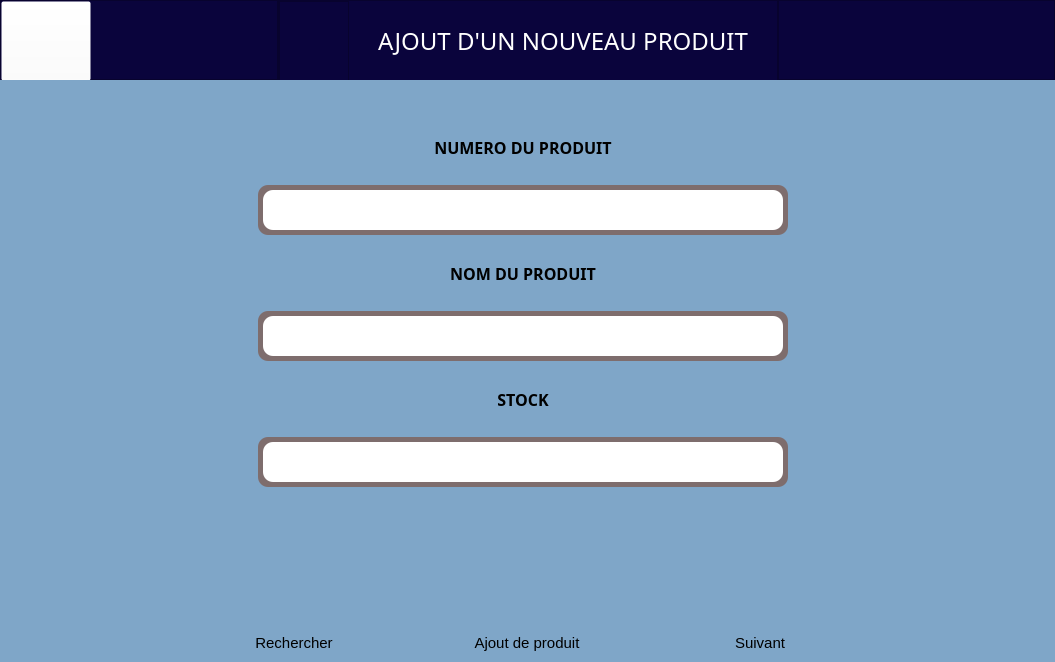
<?xml version="1.0" encoding="UTF-8"?>
<ui version="4.0">
 <class>AjoutProduitClass</class>
 <widget class="QMainWindow" name="AjoutProduitClass">
  <property name="geometry">
   <rect>
    <x>0</x>
    <y>0</y>
    <width>1055</width>
    <height>662</height>
   </rect>
  </property>
  <property name="windowTitle">
   <string>Ajout produit</string>
  </property>
  <property name="windowIcon">
   <iconset resource="GestionStock.qrc">
    <normaloff>:/MenuPrincipal/img/ajouter-un-produit-1.png</normaloff>:/MenuPrincipal/img/ajouter-un-produit-1.png</iconset>
  </property>
  <widget class="QWidget" name="centralWidget">
   <layout class="QVBoxLayout" name="verticalLayout_2">
    <property name="spacing">
     <number>0</number>
    </property>
    <property name="leftMargin">
     <number>0</number>
    </property>
    <property name="topMargin">
     <number>0</number>
    </property>
    <property name="rightMargin">
     <number>0</number>
    </property>
    <property name="bottomMargin">
     <number>0</number>
    </property>
    <item>
     <widget class="QWidget" name="header" native="true">
      <property name="minimumSize">
       <size>
        <width>0</width>
        <height>80</height>
       </size>
      </property>
      <property name="maximumSize">
       <size>
        <width>16777215</width>
        <height>80</height>
       </size>
      </property>
      <property name="styleSheet">
       <string notr="true">background-color: #0A043C;</string>
      </property>
      <layout class="QHBoxLayout" name="horizontalLayout">
       <property name="spacing">
        <number>0</number>
       </property>
       <property name="leftMargin">
        <number>0</number>
       </property>
       <property name="topMargin">
        <number>0</number>
       </property>
       <property name="rightMargin">
        <number>0</number>
       </property>
       <property name="bottomMargin">
        <number>0</number>
       </property>
       <item>
        <widget class="QFrame" name="frame_2">
         <property name="minimumSize">
          <size>
           <width>250</width>
           <height>80</height>
          </size>
         </property>
         <property name="maximumSize">
          <size>
           <width>16777215</width>
           <height>16777215</height>
          </size>
         </property>
         <property name="frameShape">
          <enum>QFrame::StyledPanel</enum>
         </property>
         <property name="frameShadow">
          <enum>QFrame::Raised</enum>
         </property>
         <layout class="QVBoxLayout" name="verticalLayout">
          <property name="spacing">
           <number>0</number>
          </property>
          <property name="leftMargin">
           <number>0</number>
          </property>
          <property name="topMargin">
           <number>0</number>
          </property>
          <property name="rightMargin">
           <number>0</number>
          </property>
          <property name="bottomMargin">
           <number>0</number>
          </property>
          <item>
           <widget class="QPushButton" name="btnRetour">
            <property name="minimumSize">
             <size>
              <width>90</width>
              <height>80</height>
             </size>
            </property>
            <property name="maximumSize">
             <size>
              <width>90</width>
              <height>80</height>
             </size>
            </property>
            <property name="cursor">
             <cursorShape>PointingHandCursor</cursorShape>
            </property>
            <property name="styleSheet">
             <string notr="true">background-color: rgba(255, 255, 255,0);</string>
            </property>
            <property name="text">
             <string/>
            </property>
            <property name="icon">
             <iconset resource="GestionStock.qrc">
              <normaloff>:/AjoutProduit/img/retour.png</normaloff>:/AjoutProduit/img/retour.png</iconset>
            </property>
            <property name="iconSize">
             <size>
              <width>80</width>
              <height>80</height>
             </size>
            </property>
           </widget>
          </item>
         </layout>
        </widget>
       </item>
       <item>
        <widget class="QFrame" name="titleBox">
         <property name="minimumSize">
          <size>
           <width>500</width>
           <height>80</height>
          </size>
         </property>
         <property name="maximumSize">
          <size>
           <width>500</width>
           <height>80</height>
          </size>
         </property>
         <property name="frameShape">
          <enum>QFrame::StyledPanel</enum>
         </property>
         <property name="frameShadow">
          <enum>QFrame::Raised</enum>
         </property>
         <layout class="QHBoxLayout" name="horizontalLayout_2">
          <property name="spacing">
           <number>0</number>
          </property>
          <property name="leftMargin">
           <number>0</number>
          </property>
          <property name="topMargin">
           <number>0</number>
          </property>
          <property name="rightMargin">
           <number>0</number>
          </property>
          <property name="bottomMargin">
           <number>0</number>
          </property>
          <item>
           <widget class="QFrame" name="frame_4">
            <property name="minimumSize">
             <size>
              <width>70</width>
              <height>80</height>
             </size>
            </property>
            <property name="maximumSize">
             <size>
              <width>70</width>
              <height>80</height>
             </size>
            </property>
            <property name="styleSheet">
             <string notr="true">border-image: url(:/AjoutProduit/img/ajout de produit - 2.png);</string>
            </property>
            <property name="frameShape">
             <enum>QFrame::StyledPanel</enum>
            </property>
            <property name="frameShadow">
             <enum>QFrame::Raised</enum>
            </property>
           </widget>
          </item>
          <item>
           <widget class="QLabel" name="label">
            <property name="minimumSize">
             <size>
              <width>400</width>
              <height>80</height>
             </size>
            </property>
            <property name="maximumSize">
             <size>
              <width>16777215</width>
              <height>80</height>
             </size>
            </property>
            <property name="font">
             <font>
              <family>Andalan</family>
              <pointsize>18</pointsize>
             </font>
            </property>
            <property name="styleSheet">
             <string notr="true">color: #ffffff;</string>
            </property>
            <property name="text">
             <string>AJOUT D'UN NOUVEAU PRODUIT</string>
            </property>
            <property name="alignment">
             <set>Qt::AlignCenter</set>
            </property>
           </widget>
          </item>
         </layout>
        </widget>
       </item>
       <item>
        <widget class="QFrame" name="frame">
         <property name="minimumSize">
          <size>
           <width>250</width>
           <height>80</height>
          </size>
         </property>
         <property name="maximumSize">
          <size>
           <width>16777215</width>
           <height>16777215</height>
          </size>
         </property>
         <property name="frameShape">
          <enum>QFrame::StyledPanel</enum>
         </property>
         <property name="frameShadow">
          <enum>QFrame::Raised</enum>
         </property>
        </widget>
       </item>
      </layout>
     </widget>
    </item>
    <item>
     <widget class="QWidget" name="main" native="true">
      <property name="cursor">
       <cursorShape>ArrowCursor</cursorShape>
      </property>
      <property name="styleSheet">
       <string notr="true">background-color: #7FA6C8;</string>
      </property>
      <layout class="QVBoxLayout">
       <property name="spacing">
        <number>0</number>
       </property>
       <property name="bottomMargin">
        <number>10</number>
       </property>
       <item>
        <widget class="QWidget" name="horizontalWidget" native="true">
         <property name="minimumSize">
          <size>
           <width>200</width>
           <height>0</height>
          </size>
         </property>
         <layout class="QHBoxLayout" name="horizontalLayout_4">
          <item>
           <widget class="QWidget" name="verticalWidget" native="true">
            <property name="minimumSize">
             <size>
              <width>200</width>
              <height>0</height>
             </size>
            </property>
            <property name="maximumSize">
             <size>
              <width>16777215</width>
              <height>16777215</height>
             </size>
            </property>
            <layout class="QVBoxLayout" name="verticalLayout_13"/>
           </widget>
          </item>
          <item>
           <widget class="QFrame" name="verticalFrame">
            <property name="minimumSize">
             <size>
              <width>580</width>
              <height>400</height>
             </size>
            </property>
            <property name="maximumSize">
             <size>
              <width>580</width>
              <height>400</height>
             </size>
            </property>
            <layout class="QVBoxLayout" name="verticalLayout_3">
             <property name="leftMargin">
              <number>20</number>
             </property>
             <property name="rightMargin">
              <number>30</number>
             </property>
             <item>
              <widget class="QLabel" name="label_3">
               <property name="minimumSize">
                <size>
                 <width>0</width>
                 <height>60</height>
                </size>
               </property>
               <property name="maximumSize">
                <size>
                 <width>16777215</width>
                 <height>60</height>
                </size>
               </property>
               <property name="font">
                <font>
                 <family>Couture</family>
                 <pointsize>12</pointsize>
                 <bold>true</bold>
                </font>
               </property>
               <property name="text">
                <string>NUMERO DU PRODUIT</string>
               </property>
               <property name="alignment">
                <set>Qt::AlignCenter</set>
               </property>
              </widget>
             </item>
             <item>
              <widget class="QFrame" name="input2">
               <property name="minimumSize">
                <size>
                 <width>0</width>
                 <height>50</height>
                </size>
               </property>
               <property name="maximumSize">
                <size>
                 <width>16777215</width>
                 <height>50</height>
                </size>
               </property>
               <property name="styleSheet">
                <string notr="true">background-color: #7E6D6D;
border-radius: 10px;</string>
               </property>
               <property name="frameShape">
                <enum>QFrame::StyledPanel</enum>
               </property>
               <property name="frameShadow">
                <enum>QFrame::Raised</enum>
               </property>
               <layout class="QVBoxLayout" name="verticalLayout_5">
                <property name="leftMargin">
                 <number>5</number>
                </property>
                <property name="topMargin">
                 <number>5</number>
                </property>
                <property name="rightMargin">
                 <number>5</number>
                </property>
                <property name="bottomMargin">
                 <number>5</number>
                </property>
                <item>
                 <widget class="QLineEdit" name="leNumProduit">
                  <property name="minimumSize">
                   <size>
                    <width>0</width>
                    <height>40</height>
                   </size>
                  </property>
                  <property name="maximumSize">
                   <size>
                    <width>16777215</width>
                    <height>40</height>
                   </size>
                  </property>
                  <property name="font">
                   <font>
                    <pointsize>12</pointsize>
                   </font>
                  </property>
                  <property name="styleSheet">
                   <string notr="true">background-color: #ffffff;
padding-left: 5px;</string>
                  </property>
                 </widget>
                </item>
               </layout>
              </widget>
             </item>
             <item>
              <widget class="QLabel" name="label_2">
               <property name="minimumSize">
                <size>
                 <width>0</width>
                 <height>60</height>
                </size>
               </property>
               <property name="maximumSize">
                <size>
                 <width>16777215</width>
                 <height>60</height>
                </size>
               </property>
               <property name="font">
                <font>
                 <family>Couture</family>
                 <pointsize>12</pointsize>
                 <bold>true</bold>
                </font>
               </property>
               <property name="styleSheet">
                <string notr="true"/>
               </property>
               <property name="text">
                <string>NOM DU PRODUIT</string>
               </property>
               <property name="alignment">
                <set>Qt::AlignCenter</set>
               </property>
              </widget>
             </item>
             <item>
              <widget class="QFrame" name="input1">
               <property name="minimumSize">
                <size>
                 <width>0</width>
                 <height>50</height>
                </size>
               </property>
               <property name="maximumSize">
                <size>
                 <width>16777215</width>
                 <height>50</height>
                </size>
               </property>
               <property name="styleSheet">
                <string notr="true">background-color: #7E6D6D;
border-radius: 10px;</string>
               </property>
               <property name="frameShape">
                <enum>QFrame::StyledPanel</enum>
               </property>
               <property name="frameShadow">
                <enum>QFrame::Raised</enum>
               </property>
               <layout class="QVBoxLayout" name="verticalLayout_4">
                <property name="spacing">
                 <number>6</number>
                </property>
                <property name="leftMargin">
                 <number>5</number>
                </property>
                <property name="topMargin">
                 <number>5</number>
                </property>
                <property name="rightMargin">
                 <number>5</number>
                </property>
                <property name="bottomMargin">
                 <number>5</number>
                </property>
                <item>
                 <widget class="QLineEdit" name="leNomProduit">
                  <property name="minimumSize">
                   <size>
                    <width>0</width>
                    <height>40</height>
                   </size>
                  </property>
                  <property name="maximumSize">
                   <size>
                    <width>16777215</width>
                    <height>40</height>
                   </size>
                  </property>
                  <property name="font">
                   <font>
                    <pointsize>12</pointsize>
                   </font>
                  </property>
                  <property name="styleSheet">
                   <string notr="true">background-color: #ffffff;
padding-left: 5px;</string>
                  </property>
                 </widget>
                </item>
               </layout>
              </widget>
             </item>
             <item>
              <widget class="QLabel" name="label_4">
               <property name="minimumSize">
                <size>
                 <width>0</width>
                 <height>60</height>
                </size>
               </property>
               <property name="maximumSize">
                <size>
                 <width>16777215</width>
                 <height>60</height>
                </size>
               </property>
               <property name="font">
                <font>
                 <family>Couture</family>
                 <pointsize>12</pointsize>
                 <bold>true</bold>
                </font>
               </property>
               <property name="text">
                <string>STOCK</string>
               </property>
               <property name="alignment">
                <set>Qt::AlignCenter</set>
               </property>
              </widget>
             </item>
             <item>
              <widget class="QFrame" name="input3">
               <property name="minimumSize">
                <size>
                 <width>0</width>
                 <height>50</height>
                </size>
               </property>
               <property name="maximumSize">
                <size>
                 <width>16777215</width>
                 <height>50</height>
                </size>
               </property>
               <property name="styleSheet">
                <string notr="true">background-color: #7E6D6D;
border-radius: 10px;</string>
               </property>
               <property name="frameShape">
                <enum>QFrame::StyledPanel</enum>
               </property>
               <property name="frameShadow">
                <enum>QFrame::Raised</enum>
               </property>
               <layout class="QVBoxLayout" name="verticalLayout_6">
                <property name="leftMargin">
                 <number>5</number>
                </property>
                <property name="topMargin">
                 <number>5</number>
                </property>
                <property name="rightMargin">
                 <number>5</number>
                </property>
                <property name="bottomMargin">
                 <number>5</number>
                </property>
                <item>
                 <widget class="QLineEdit" name="leNbrStock">
                  <property name="minimumSize">
                   <size>
                    <width>0</width>
                    <height>40</height>
                   </size>
                  </property>
                  <property name="maximumSize">
                   <size>
                    <width>16777215</width>
                    <height>40</height>
                   </size>
                  </property>
                  <property name="font">
                   <font>
                    <pointsize>12</pointsize>
                   </font>
                  </property>
                  <property name="styleSheet">
                   <string notr="true">background-color: #ffffff;
padding-left: 5px;</string>
                  </property>
                 </widget>
                </item>
               </layout>
              </widget>
             </item>
            </layout>
           </widget>
          </item>
          <item>
           <widget class="QWidget" name="verticalWidget_2" native="true">
            <property name="minimumSize">
             <size>
              <width>200</width>
              <height>0</height>
             </size>
            </property>
            <property name="maximumSize">
             <size>
              <width>16777215</width>
              <height>16777215</height>
             </size>
            </property>
            <layout class="QVBoxLayout" name="verticalLayout_12"/>
           </widget>
          </item>
         </layout>
        </widget>
       </item>
       <item>
        <widget class="QWidget" name="verticalWidget_3" native="true">
         <property name="minimumSize">
          <size>
           <width>0</width>
           <height>135</height>
          </size>
         </property>
         <property name="maximumSize">
          <size>
           <width>16777215</width>
           <height>135</height>
          </size>
         </property>
         <layout class="QHBoxLayout" name="horizontalLayout_3">
          <property name="spacing">
           <number>0</number>
          </property>
          <property name="leftMargin">
           <number>125</number>
          </property>
          <property name="rightMargin">
           <number>125</number>
          </property>
          <property name="bottomMargin">
           <number>9</number>
          </property>
          <item>
           <widget class="QWidget" name="block_recherche" native="true">
            <property name="minimumSize">
             <size>
              <width>150</width>
              <height>135</height>
             </size>
            </property>
            <property name="maximumSize">
             <size>
              <width>150</width>
              <height>135</height>
             </size>
            </property>
            <property name="styleSheet">
             <string notr="true">*{background-color:transparent;
border-radius:15px;
transition:1s;
}
*:hover {
  background-color: #C8DBBE;
}
</string>
            </property>
            <layout class="QVBoxLayout" name="verticalLayout_8">
             <property name="spacing">
              <number>0</number>
             </property>
             <property name="bottomMargin">
              <number>5</number>
             </property>
             <item>
              <widget class="QPushButton" name="btnRechercher">
               <property name="minimumSize">
                <size>
                 <width>0</width>
                 <height>90</height>
                </size>
               </property>
               <property name="maximumSize">
                <size>
                 <width>16777215</width>
                 <height>90</height>
                </size>
               </property>
               <property name="cursor">
                <cursorShape>PointingHandCursor</cursorShape>
               </property>
               <property name="styleSheet">
                <string notr="true">background-color: rgba(255, 255, 255,0);</string>
               </property>
               <property name="text">
                <string/>
               </property>
               <property name="icon">
                <iconset resource="GestionStock.qrc">
                 <normaloff>:/AjoutProduit/img/loupe.png</normaloff>:/AjoutProduit/img/loupe.png</iconset>
               </property>
               <property name="iconSize">
                <size>
                 <width>70</width>
                 <height>70</height>
                </size>
               </property>
              </widget>
             </item>
             <item>
              <widget class="QLabel" name="label_6">
               <property name="minimumSize">
                <size>
                 <width>0</width>
                 <height>30</height>
                </size>
               </property>
               <property name="maximumSize">
                <size>
                 <width>16777215</width>
                 <height>30</height>
                </size>
               </property>
               <property name="font">
                <font>
                 <pointsize>11</pointsize>
                </font>
               </property>
               <property name="styleSheet">
                <string notr="true">background-color: rgba(255, 255, 255,0);</string>
               </property>
               <property name="text">
                <string>Rechercher</string>
               </property>
               <property name="alignment">
                <set>Qt::AlignCenter</set>
               </property>
              </widget>
             </item>
            </layout>
           </widget>
          </item>
          <item>
           <widget class="QWidget" name="verticalWidget_4" native="true">
            <property name="minimumSize">
             <size>
              <width>150</width>
              <height>135</height>
             </size>
            </property>
            <property name="maximumSize">
             <size>
              <width>150</width>
              <height>135</height>
             </size>
            </property>
            <property name="styleSheet">
             <string notr="true">*{
background-color:transparent;
border-radius:15px;
transition:1s;
}

*:hover {
  background-color: #C8DBBE;
}
</string>
            </property>
            <layout class="QVBoxLayout" name="verticalLayout_7">
             <property name="spacing">
              <number>0</number>
             </property>
             <property name="bottomMargin">
              <number>5</number>
             </property>
             <item>
              <widget class="QPushButton" name="btnAjout">
               <property name="minimumSize">
                <size>
                 <width>0</width>
                 <height>90</height>
                </size>
               </property>
               <property name="maximumSize">
                <size>
                 <width>16777215</width>
                 <height>90</height>
                </size>
               </property>
               <property name="cursor">
                <cursorShape>PointingHandCursor</cursorShape>
               </property>
               <property name="styleSheet">
                <string notr="true">border: 1px solid rgba(255, 255, 255,0);
background-color: rgba(255, 255, 255,0);</string>
               </property>
               <property name="text">
                <string/>
               </property>
               <property name="icon">
                <iconset resource="GestionStock.qrc">
                 <normaloff>:/AjoutProduit/img/inviter.png</normaloff>:/AjoutProduit/img/inviter.png</iconset>
               </property>
               <property name="iconSize">
                <size>
                 <width>90</width>
                 <height>90</height>
                </size>
               </property>
              </widget>
             </item>
             <item>
              <widget class="QLabel" name="label_5">
               <property name="minimumSize">
                <size>
                 <width>0</width>
                 <height>30</height>
                </size>
               </property>
               <property name="maximumSize">
                <size>
                 <width>16777215</width>
                 <height>30</height>
                </size>
               </property>
               <property name="font">
                <font>
                 <pointsize>11</pointsize>
                </font>
               </property>
               <property name="styleSheet">
                <string notr="true">background-color: rgb(255, 255, 255,0);</string>
               </property>
               <property name="text">
                <string>Ajout de produit</string>
               </property>
               <property name="alignment">
                <set>Qt::AlignCenter</set>
               </property>
              </widget>
             </item>
            </layout>
           </widget>
          </item>
          <item>
           <widget class="QWidget" name="verticalWidget_5" native="true">
            <property name="minimumSize">
             <size>
              <width>150</width>
              <height>135</height>
             </size>
            </property>
            <property name="maximumSize">
             <size>
              <width>150</width>
              <height>135</height>
             </size>
            </property>
            <property name="styleSheet">
             <string notr="true">*{background-color:transparent;
border-radius:15px;
transition:1s;
}

*:hover {
  background-color: #C8DBBE;
}
</string>
            </property>
            <layout class="QVBoxLayout" name="verticalLayout_9">
             <property name="spacing">
              <number>0</number>
             </property>
             <property name="bottomMargin">
              <number>5</number>
             </property>
             <item>
              <widget class="QPushButton" name="btnSuivant">
               <property name="minimumSize">
                <size>
                 <width>0</width>
                 <height>90</height>
                </size>
               </property>
               <property name="maximumSize">
                <size>
                 <width>16777215</width>
                 <height>90</height>
                </size>
               </property>
               <property name="cursor">
                <cursorShape>PointingHandCursor</cursorShape>
               </property>
               <property name="styleSheet">
                <string notr="true">border: 0;</string>
               </property>
               <property name="text">
                <string/>
               </property>
               <property name="icon">
                <iconset resource="GestionStock.qrc">
                 <normaloff>:/AjoutProduit/img/suivant.png</normaloff>:/AjoutProduit/img/suivant.png</iconset>
               </property>
               <property name="iconSize">
                <size>
                 <width>70</width>
                 <height>70</height>
                </size>
               </property>
              </widget>
             </item>
             <item>
              <widget class="QLabel" name="label_7">
               <property name="minimumSize">
                <size>
                 <width>0</width>
                 <height>30</height>
                </size>
               </property>
               <property name="maximumSize">
                <size>
                 <width>16777215</width>
                 <height>30</height>
                </size>
               </property>
               <property name="font">
                <font>
                 <pointsize>11</pointsize>
                </font>
               </property>
               <property name="text">
                <string>Suivant</string>
               </property>
               <property name="alignment">
                <set>Qt::AlignCenter</set>
               </property>
              </widget>
             </item>
            </layout>
           </widget>
          </item>
         </layout>
        </widget>
       </item>
      </layout>
     </widget>
    </item>
   </layout>
  </widget>
 </widget>
 <layoutdefault spacing="6" margin="11"/>
 <resources>
  <include location="GestionStock.qrc"/>
 </resources>
 <connections/>
</ui>
